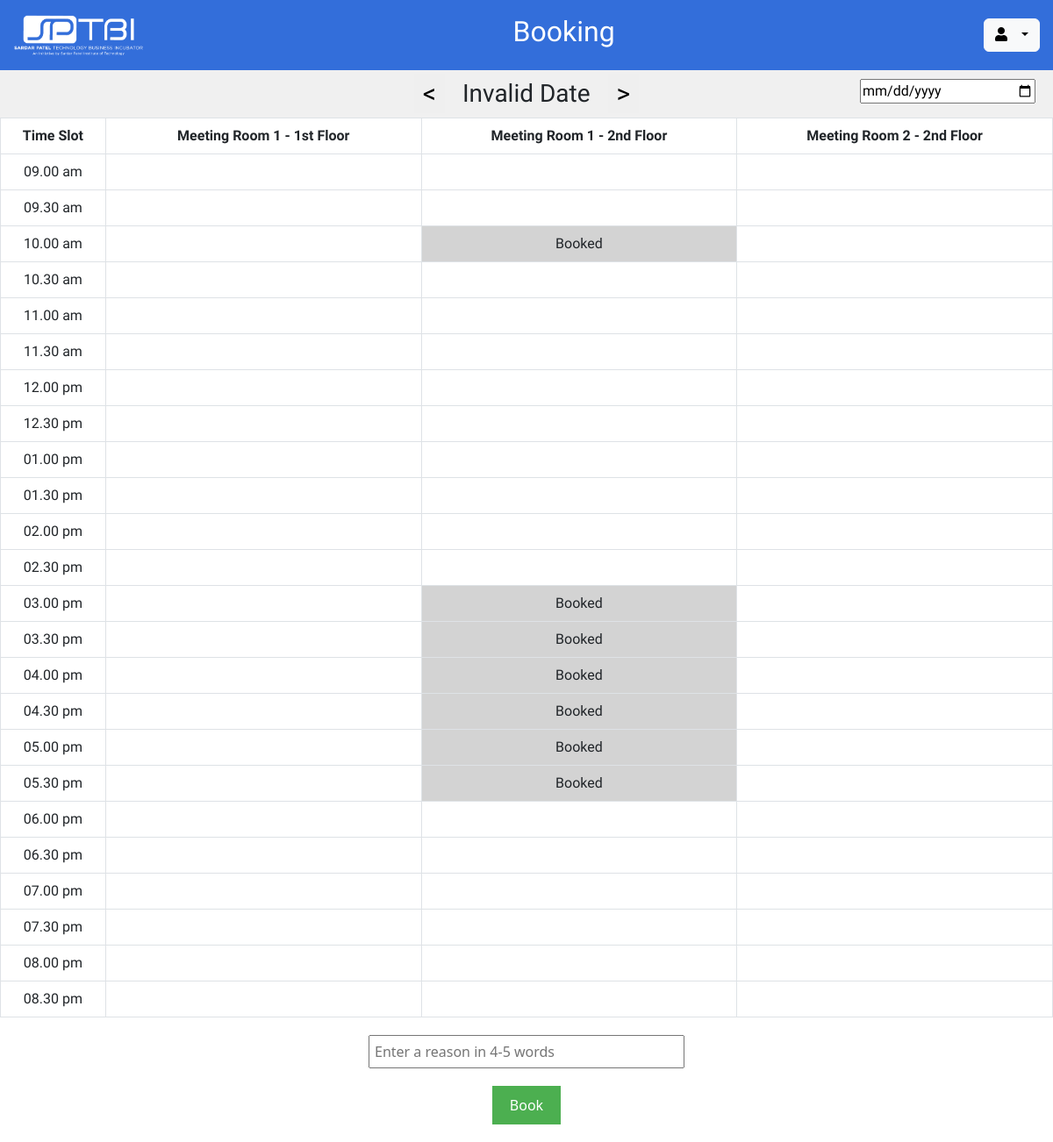
The page / on the database its author committed.
### meet/models.py (models this page shows, shortened)
class aTimeSlot(models.Model):
    id = models.CharField(primary_key=True, default=generate_unique_id, max_length=30)
    slot = models.CharField(max_length=10)
    room = models.IntegerField(null=True, blank=True)
    date = models.CharField(null=True, blank=True,max_length=10)
    name = models.CharField(null=True, blank=True, max_length=100)
    email = models.EmailField(null=True, blank=True)
    month = models.CharField(null=True, blank=True, max_length=2)
    year = models.CharField(null=True, blank=True, max_length=4)
    reason = models.CharField(null=True, blank=True, max_length=100)

### meet/views.py (the view, shortened to what this page needs)
# urls.py: path('', views.index, name='index'),
def index(request):
    times = ["09.00 am", "09.30 am","10.00 am", "10.30 am", "11.00 am", "11.30 am", "12.00 pm", "12.30 pm", "01.00 pm", "01.30 pm", "02.00 pm", "02.30 pm","03.00 pm", "03.30 pm","04.00 pm", "04.30 pm","05.00 pm", "05.30 pm","06.00 pm", "06.30 pm","07.00 pm", "07.30 pm","08.00 pm", "08.30 pm"]
    date = datetime.now().strftime("%Y-%m-%d")
    status = 0
    user = request.user
    if user.is_authenticated:
        status = FreeSlot.objects.get(email = user.email).lock
    timeslots = aTimeSlot.objects.filter(date = date)
    num = range(24)
    r = range(3)
    return render(request, 'index.html', {'timeslots':timeslots, 'num':num, 'r': r, 'date': date, 'times': times, 'status':status})

### templates/index.html (shortened to what this page needs)
{% load static %}
<!DOCTYPE html>
<html>
  <head>
    <link rel="stylesheet" href="{% static 'css/cal.css' %}" />
    <link
      href="https://cdn.jsdelivr.net/npm/bootstrap@5.3.0/dist/css/bootstrap.min.css"
      rel="stylesheet"
    />
  <link href="https://cdn.jsdelivr.net/npm/bootstrap-icons@1.6.1/bootstrap-icons.min.css" rel="stylesheet" />
  <link rel="stylesheet" href="https://cdnjs.cloudflare.com/ajax/libs/font-awesome/5.15.3/css/all.min.css">
  </head>
  <body>
    <div class="h d-flex justify-content-between align-items-center">
      <div class="logo">
        <a href="{% url 'index' %}">
        <img src="{% static 'assets/logo.png'%}" alt="Logo" />
        </a>
      </div>
  <h2 class="text-center">Booking</h2>
  <div class="dropdown">
    <a class="btn btn-light log dropdown-toggle" href="#" role="button" id="profileDropdown" data-bs-toggle="dropdown" aria-expanded="false">
      <i class="fas fa-user"></i>
    </a>
  </div>
</div>
    <div id="header">
      <form action="{% url 'index' %}" method="POST" id="form1">
        <button type="submit" id="prevBtn" name="form1">&lt;</button>
      </form>
      <h3 id="a">{{date}}</h3>
      <form action="{% url 'index' %}" method="POST" id="form2">
        <button type="submit" id="nextBtn" name="form1">&gt;</button>
      </form>
      <div class="date-picker-container">
              <form action="{% url 'index' %}" method="POST" id="form4">
        <input type="date" name="form4" class="myDate" id="myDate" />
                  </form>
      </div>
    </div>
    <table id="calendar" class="table table-bordered">
      <thead>
        <tr class="text-center">
          <th class="slot">Time Slot</th>
          <th>Meeting Room 1 - 1st Floor</th>
          <th>Meeting Room 1 - 2nd Floor</th>
          <th>Meeting Room 2 - 2nd Floor</th>
        </tr>
      </thead>
      <tbody>
        {% for i in times %}
        <tr>
          <td id="time-{{ i }}" class="slot">{{ i }}</td>
          {% for j in r %}
          <td id="cell-{{ i }}-{{ j }}" class="table-cells non-slot">
            {% for k in timeslots %}
              {% if k.room == j and k.slot == i %}
                {% if user.is_staff %}
                  Booked by {{ k.name }} <br> {{k.reason}}
                {% elif k.email == user.email %}
                  Booked by You
                {% else %}
                  Booked
                {% endif %}
              {% endif %}
            {% endfor %}
          </td>
          {% endfor %}
        </tr>
        {% endfor %}
      </tbody>
    </table>
    <form action="" method="POST" id="bookingForm" onsubmit="return validateForm()">
      <input type="text" class="reason" name="reason" id="reason" placeholder="Enter a reason in 4-5 words" maxlength="50" required></input>
      <button id="bookBtn" class="center" name="form2">Book</button>
    </form>
  </body>
</html>

### static/css/cal.css (style rules this page uses)
body { font-family: Anuphan; margin: 0 !important; padding: 0; }
.h { display: flex; justify-content: center; color: white; background-color: #336eda; align-items: center; font-family: Anuphan; text-align: center; padding: 15px; height:80px; }
#header { font-family: Anuphan; display: flex; justify-content: center; align-items: center; background-color: #f0f0f0; position: relative; }
#header form { display: flex; justify-content: center; align-items: center; margin: 0 10px; }
#header .date-picker-container { position: absolute; top: 10px; right: 10px; }
#header button { border: none; color:black; font-size: 30px; padding: 0 10px; }
#prevBtn { margin-left: 20px; }
#nextBtn { margin-right: 20px; }
#header h3 { margin: 10px; }
table { font-family: Anuphan; border-collapse: collapse; width: 100%; margin-top: 0; margin-left: 0; margin-right: 0; }
th, td { text-align: center; border: 1px solid #fff; }
th { color: blue; }
td { cursor: pointer; }
#bookingForm { text-align: center; margin-top: 20px; }
#bookBtn { font-size: 16px; padding: 10px 20px; background-color: #4caf50; color: white; border: none; cursor: pointer; margin-bottom: 20px; }
.slot { width: 10%; }
.non-slot { width:30%; }
.reason { display: block; width: 30%; padding: 5px; margin-left: 35% !important; margin-bottom: 20px !important; }
.logo { height: 100%; }
.logo img { max-height: 100%; }
.myDate { width: 200px; font-size: 16px; }

### rows shown on the page
aTimeSlot: room "Booked"
aTimeSlot: room "Booked"
aTimeSlot: room "Booked"
aTimeSlot: room "Booked"
aTimeSlot: room "Booked"
aTimeSlot: room "Booked"
aTimeSlot: room "Booked"

### other values the page prints
{{ i }} "09.00 am" "09.30 am" "10.00 am" "10.30 am" "11.00 am" "11.30 am" "12.00 pm" "12.30 pm" "01.00 pm" "01.30 pm" "02.00 pm" "02.30 pm" "03.00 pm" "03.30 pm" "04.00 pm" "04.30 pm" "05.00 pm" "05.30 pm" "06.00 pm" "06.30 pm" "07.00 pm" "07.30 pm" "08.00 pm" "08.30 pm"
